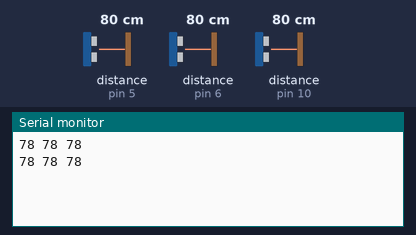
The sketch below on a simulated Arduino Uno, built with avr-gcc and run on an emulated ATmega328P. Parts: the last lines printed to the serial monitor. Wiring (inferred from the names in the program): 3 × ultrasonic range finder: trigger pin 9, echo pin 10 / trigger pin 11, echo pin 6 / trigger pin 13, echo pin 5. The inputs (shaded band) are chosen by the test bench; at power-on: distance to the obstacle (sensors on pin 5, pin 6, pin 10) 80 cm. The echo pulse lasts 58.3 µs per cm.

Above: at 3.8 s.
3.9 s: distance to the obstacle (sensor on pin 5) set to 2 cm
At 7.2 s:
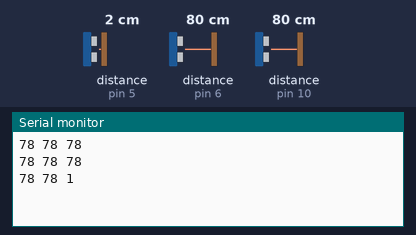
7.8 s: distance to the obstacle (sensor on pin 6) set to 2 cm
At 9.7 s:
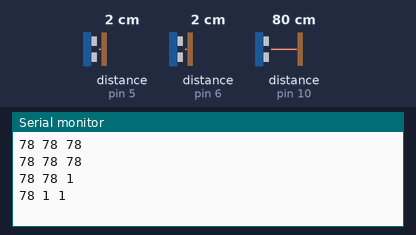
11.7 s: distance to the obstacle (sensor on pin 10) set to 2 cm
At 13.2 s:
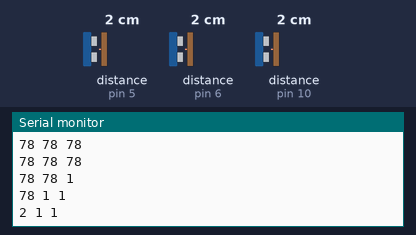
15.6 s: distance to the obstacle (sensor on pin 5) set to 4 cm
At 19.2 s:
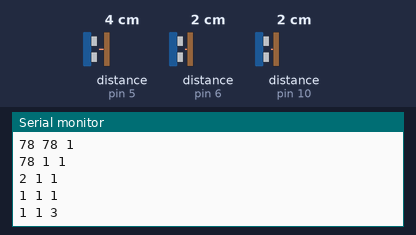
19.5 s: distance to the obstacle (sensor on pin 6) set to 4 cm
At 21.5 s:
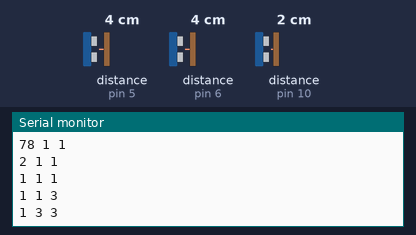
23.4 s: distance to the obstacle (sensor on pin 10) set to 4 cm
At 25.1 s:
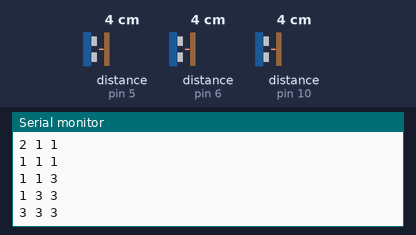
Timing chart, 0 to 26.6 s (numbered marks = the images above; inputs shaded):
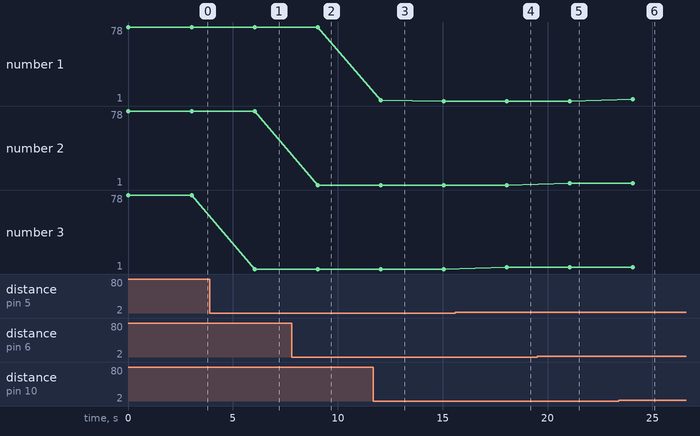

The sketch:

drainage-mon.ino.ino
```cpp
// defines pins numbers
const int trigPin1 = 9;
const int trigPin2 = 11;
const int trigPin3 = 13;

const int echoPin1 = 10;
const int echoPin2 = 6;
const int echoPin3 = 5;

// defines variables
long duration[3];
int distance[3];

void setup() {
pinMode(trigPin1, OUTPUT); // Sets the trigPin as an Output
pinMode(trigPin2, OUTPUT);
pinMode(trigPin3, OUTPUT);

pinMode(echoPin1, INPUT);
pinMode(echoPin2, INPUT);
pinMode(echoPin3, INPUT);// Sets the echoPin as an Input
Serial.begin(9600); // Starts the serial communication
}
void loop() {
// Clears the trigPin

digitalWrite(trigPin1, LOW);
digitalWrite(trigPin2, LOW);
digitalWrite(trigPin3, LOW);
delayMicroseconds(2);

digitalWrite(trigPin1, HIGH);
delayMicroseconds(10);
digitalWrite(trigPin1, LOW);
delayMicroseconds(2);
// Reads the echoPin, returns the sound wave travel time in microseconds
duration[0] = pulseIn(echoPin1, HIGH);
distance[0] = duration[0]*0.034/2;

digitalWrite(trigPin2, HIGH);
delayMicroseconds(10);
digitalWrite(trigPin2, LOW);
delayMicroseconds(2);
duration[1] = pulseIn(echoPin2, HIGH);
distance[1] = duration[1]*0.034/2;


digitalWrite(trigPin3, HIGH);
delayMicroseconds(10);
digitalWrite(trigPin3, LOW);
delayMicroseconds(2);
duration[2] = pulseIn(echoPin3, HIGH);
distance[2] = duration[2]*0.034/2;

// Prints the distance on the Serial Monitor

Serial.print(distance[0]);
Serial.print(" ");
Serial.print(distance[1]);
Serial.print(" ");
Serial.print(distance[2]);
Serial.println("");
delay(3000);
}
```

Measured:
- after the input at 3.9 s, the serial monitor: prints a new line after 2.1 s (image 1)
- after the input at 7.8 s, the serial monitor: prints a new line after 1.2 s (image 2)
- after the input at 11.7 s, the serial monitor: prints a new line after 0.35 s (image 3)
- after the input at 15.6 s, the serial monitor: prints a new line after 2.5 s (image 4)
- after the input at 19.5 s, the serial monitor: prints a new line after 1.6 s (image 5)
- after the input at 23.4 s, the serial monitor: prints a new line after 0.66 s (image 6)
- plotted number 3: 78 → 1 after the input at 3.9 s, 1 → 3 after the input at 15.6 s
